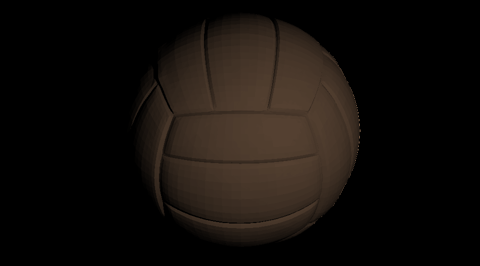
#> input picture lab1/intrinsic_images/ball.png, 480 x 266 px
$ python recoloring.py
#> lines starting #> are read from the running program, lines starting #| are printed output that depends on the picture
### lab1/intrinsic_images/iid_image_formation.py
"""
Script to perform reconstruction of an image using its intrinsic decompositions,
here, we consider albedo and shading.
"""
import numpy as np
import cv2
import matplotlib.pyplot as plt


def form_image_from_decompositions(albedo: np.ndarray, shading: np.ndarray) -> np.ndarray:
    """Forms image given its albedo and shading via ele-wise multiplication.

    Args:
        albedo (np.ndarray): albedo or reflectance
        shading (np.ndarray): shading or illuminance

    Returns:
        np.ndarray: reconstructed image (in range 0 to 255 as type int)
    """
    assert albedo.shape == shading.shape
    assert albedo.dtype == shading.dtype

    if albedo.dtype in ["uint8", "int"]:
        # need to divide by 255 first (else, after multiplication values will go >> 255)
        assert albedo.max() <= 255 and albedo.min() >= 0
        assert shading.max() <= 255 and shading.min() >= 0

        albedo = albedo.astype("float") / 255.0
        shading = shading.astype("float") / 255.0

        return (np.multiply(albedo, shading) * 255).astype("uint8")
    elif albedo.dtype == "float":
        # can safely multiply since (< 1) * (< 1) -> < 1
        assert albedo.max() <= 1.0 and albedo.min() >= 0
        assert shading.max() <= 1.0 and shading.min() >= 0

        return (np.multiply(albedo, shading) * 255).astype("uint8")
    else:
        raise ValueError("albedo.dtype and shading.dtype must be either int or float")


# [39 lines that do not run on import are left out]

### lab1/intrinsic_images/recoloring.py
"""Script to recolor ball.png"""
import numpy as np
import matplotlib.pyplot as plt
import cv2

from iid_image_formation import form_image_from_decompositions


if __name__ == "__main__":
    oimg = cv2.imread("./ball.png")
#> oimg is the input picture: shape (266, 480, 3); mean B, G, R 10.6, 14, 18.3
    oimg = cv2.cvtColor(oimg, cv2.COLOR_BGR2RGB)

    albedo = cv2.imread("./ball_albedo.png")
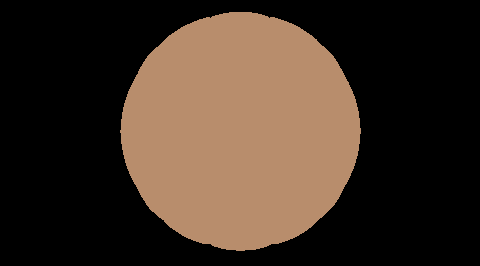
#> input picture lab1/intrinsic_images/ball_albedo.png, 480 x 266 px
#> albedo is the input picture: shape (266, 480, 3); mean B, G, R 37.6, 49.1, 64.1
    albedo = cv2.cvtColor(albedo, cv2.COLOR_BGR2RGB)

    shading = cv2.imread("./ball_shading.png")
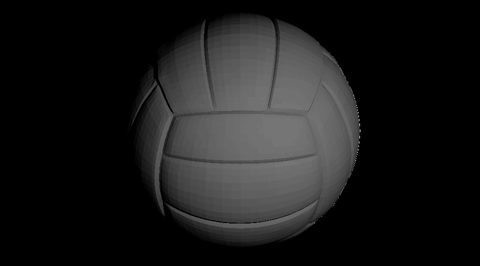
#> input picture lab1/intrinsic_images/ball_shading.png, 480 x 266 px
#> shading is the input picture: shape (266, 480, 3); min 0, max 149, mean 25.6
    shading = cv2.cvtColor(shading, cv2.COLOR_BGR2RGB)

    # find true color of the ball
    colors_in_albedo = set(tuple(v) for point_2d in albedo for v in point_2d)
#> colors_in_albedo = 2 items
    assert len(colors_in_albedo) == 2, "more than 2 colors found in the albedo"
    assert (0, 0, 0) in colors_in_albedo, "background color in albedo not black"
    # remove background color
    colors_in_albedo.remove((0, 0, 0))
    # extract the remaining color as the ball color
    ball_color = list(colors_in_albedo)[0]
#> ball_color = (184, 141, 108)
    ball_color = list(ball_color)
#> ball_color = [184, 141, 108]
    print(f"True color of the ball (in RGB space): {ball_color}")
#| True color of the ball (in RGB space): [184, 141, 108]

    # replace the ball color to be green
    new_albedo = albedo.copy()
    new_albedo[albedo[:, :, 0] == ball_color[0], 0] = 0
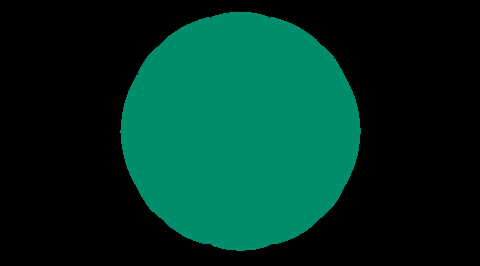
#> new_albedo: shape (266, 480, 3); mean R, G, B 0, 49.1, 37.6
    new_albedo[albedo[:, :, 1] == ball_color[1], 1] = 255
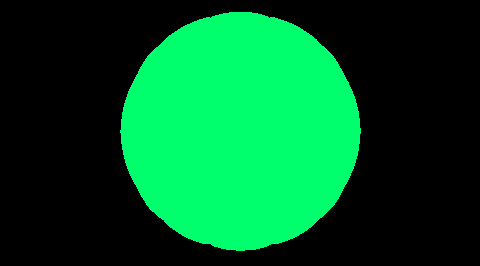
#> new_albedo: shape (266, 480, 3); mean R, G, B 0, 88.9, 37.6
    new_albedo[albedo[:, :, 2] == ball_color[2], 2] = 0
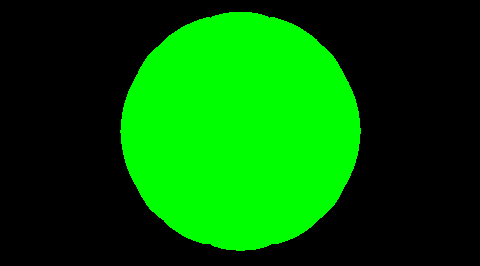
#> new_albedo: shape (266, 480, 3); mean R, G, B 0, 88.9, 0

    # recolor the ball
    nimg = form_image_from_decompositions(new_albedo, shading)
#> in form_image_from_decompositions, `return (np.multiply(albedo, shading) * 255).astype("uint8")`:
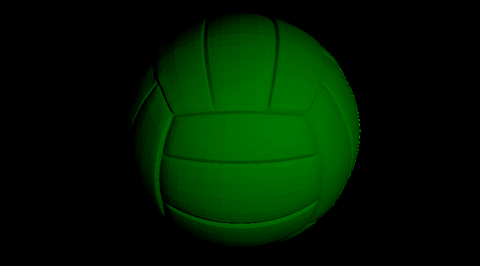
#> returned value: shape (266, 480, 3); mean of channels 0, 1, 2 0, 25.6, 0; drawn as B, G, R

    # show the images
    fig, ax = plt.subplots(1, 2, figsize=(10, 5))
    ax[0].imshow(oimg)
    ax[0].set_xticks([])
    ax[0].set_yticks([])
    ax[0].set_xlabel("Original image", fontsize=12)

    ax[1].imshow(nimg)
    ax[1].set_xticks([])
    ax[1].set_yticks([])
    ax[1].set_xlabel("Recolored image", fontsize=12)

    plt.savefig("./results/recolored.png", bbox_inches="tight")
    plt.show()
